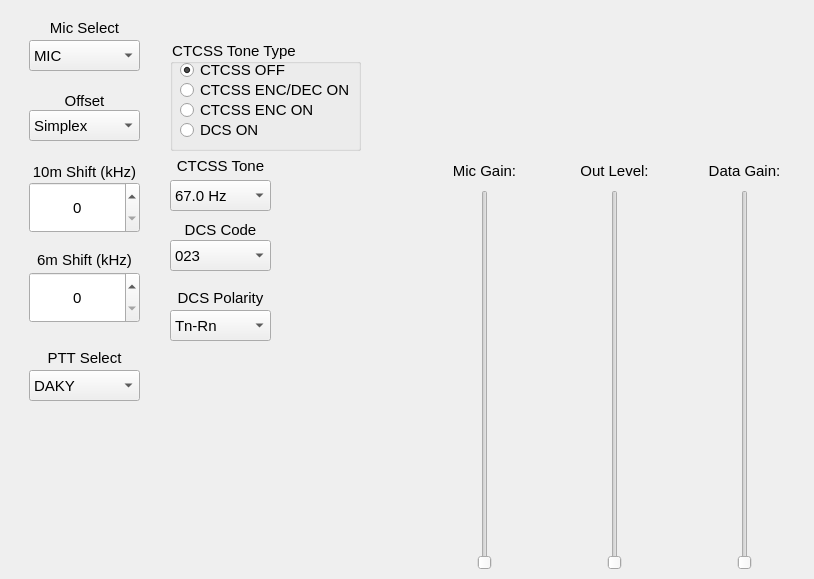
      <widget class="QWidget" name="FM">
       <property name="styleSheet">
        <string notr="true">QWidget{font: &quot;MS Shell Dlg 2&quot;; font-size: 15px}</string>
       </property>
       <attribute name="title">
        <string>FM</string>
       </attribute>
       <widget class="QLabel" name="lblFMMicSelect">
        <property name="geometry">
         <rect>
          <x>29</x>
          <y>17</y>
          <width>111</width>
          <height>21</height>
         </rect>
        </property>
        <property name="text">
         <string>Mic Select</string>
        </property>
        <property name="alignment">
         <set>Qt::AlignCenter</set>
        </property>
       </widget>
       <widget class="QComboBox" name="cbFMMicSelect">
        <property name="geometry">
         <rect>
          <x>29</x>
          <y>40</y>
          <width>111</width>
          <height>31</height>
         </rect>
        </property>
        <item>
         <property name="text">
          <string>MIC</string>
         </property>
        </item>
        <item>
         <property name="text">
          <string>REAR</string>
         </property>
        </item>
       </widget>
       <widget class="QSlider" name="lvlFMOut">
        <property name="geometry">
         <rect>
          <x>590</x>
          <y>190</y>
          <width>50</width>
          <height>380</height>
         </rect>
        </property>
        <property name="maximum">
         <number>100</number>
        </property>
        <property name="orientation">
         <enum>Qt::Vertical</enum>
        </property>
       </widget>
       <widget class="QLabel" name="lblFMOut">
        <property name="geometry">
         <rect>
          <x>559</x>
          <y>160</y>
          <width>111</width>
          <height>21</height>
         </rect>
        </property>
        <property name="text">
         <string>Out Level:</string>
        </property>
        <property name="alignment">
         <set>Qt::AlignCenter</set>
        </property>
       </widget>
       <widget class="QLabel" name="lblPktPttSelect">
        <property name="geometry">
         <rect>
          <x>29</x>
          <y>347</y>
          <width>111</width>
          <height>21</height>
         </rect>
        </property>
        <property name="text">
         <string>PTT Select</string>
        </property>
        <property name="alignment">
         <set>Qt::AlignCenter</set>
        </property>
       </widget>
       <widget class="QComboBox" name="cbPktPttSelect">
        <property name="geometry">
         <rect>
          <x>29</x>
          <y>370</y>
          <width>111</width>
          <height>31</height>
         </rect>
        </property>
        <item>
         <property name="text">
          <string>DAKY</string>
         </property>
        </item>
        <item>
         <property name="text">
          <string>RTS</string>
         </property>
        </item>
        <item>
         <property name="text">
          <string>DTR</string>
         </property>
        </item>
       </widget>
       <widget class="QSpinBox" name="sb28mhzShift">
        <property name="geometry">
         <rect>
          <x>29</x>
          <y>182</y>
          <width>111</width>
          <height>51</height>
         </rect>
        </property>
        <property name="alignment">
         <set>Qt::AlignCenter</set>
        </property>
        <property name="maximum">
         <number>1000</number>
        </property>
        <property name="singleStep">
         <number>10</number>
        </property>
       </widget>
       <widget class="QLabel" name="lbl28mhzShift">
        <property name="geometry">
         <rect>
          <x>29</x>
          <y>162</y>
          <width>111</width>
          <height>20</height>
         </rect>
        </property>
        <property name="text">
         <string>10m Shift (kHz)</string>
        </property>
        <property name="alignment">
         <set>Qt::AlignCenter</set>
        </property>
       </widget>
       <widget class="QLabel" name="lbl50mhzShift">
        <property name="geometry">
         <rect>
          <x>29</x>
          <y>250</y>
          <width>111</width>
          <height>20</height>
         </rect>
        </property>
        <property name="text">
         <string>6m Shift (kHz)</string>
        </property>
        <property name="alignment">
         <set>Qt::AlignCenter</set>
        </property>
       </widget>
       <widget class="QSpinBox" name="sb50mhzShift">
        <property name="geometry">
         <rect>
          <x>29</x>
          <y>272</y>
          <width>111</width>
          <height>51</height>
         </rect>
        </property>
        <property name="alignment">
         <set>Qt::AlignCenter</set>
        </property>
        <property name="maximum">
         <number>4000</number>
        </property>
        <property name="singleStep">
         <number>10</number>
        </property>
       </widget>
       <widget class="QComboBox" name="cbCTCSSTone">
        <property name="geometry">
         <rect>
          <x>170</x>
          <y>180</y>
          <width>101</width>
          <height>31</height>
         </rect>
        </property>
        <item>
         <property name="text">
          <string>67.0 Hz</string>
         </property>
        </item>
        <item>
         <property name="text">
          <string>69.3 Hz</string>
         </property>
        </item>
        <item>
         <property name="text">
          <string>71.9 Hz</string>
         </property>
        </item>
        <item>
         <property name="text">
          <string>74.4 Hz</string>
         </property>
        </item>
        <item>
         <property name="text">
          <string>77.0 Hz</string>
         </property>
        </item>
        <item>
         <property name="text">
          <string>79.7 Hz</string>
         </property>
        </item>
        <item>
         <property name="text">
          <string>82.5 Hz</string>
         </property>
        </item>
        <item>
         <property name="text">
          <string>85.4 Hz</string>
         </property>
        </item>
        <item>
         <property name="text">
          <string>88.5 Hz</string>
         </property>
        </item>
        <item>
         <property name="text">
          <string>91.5 Hz</string>
         </property>
        </item>
        <item>
         <property name="text">
          <string>94.8 Hz</string>
         </property>
        </item>
        <item>
         <property name="text">
          <string>97.4 Hz</string>
         </property>
        </item>
        <item>
         <property name="text">
          <string>100.0 Hz</string>
         </property>
        </item>
        <item>
         <property name="text">
          <string>103.5 Hz</string>
         </property>
        </item>
        <item>
         <property name="text">
          <string>107.2 Hz</string>
         </property>
        </item>
        <item>
         <property name="text">
          <string>110.9 Hz</string>
         </property>
        </item>
        <item>
         <property name="text">
          <string>114.8 Hz</string>
         </property>
        </item>
        <item>
         <property name="text">
          <string>118.8 Hz</string>
         </property>
        </item>
        <item>
         <property name="text">
          <string>123.0 Hz</string>
         </property>
        </item>
        <item>
         <property name="text">
          <string>127.3 Hz</string>
         </property>
        </item>
        <item>
         <property name="text">
          <string>131.8 Hz</string>
         </property>
        </item>
        <item>
         <property name="text">
          <string>136.5 Hz</string>
         </property>
        </item>
        <item>
         <property name="text">
          <string>141.3 Hz</string>
         </property>
        </item>
        <item>
         <property name="text">
          <string>146.2 Hz</string>
         </property>
        </item>
        <item>
         <property name="text">
          <string>151.4 Hz</string>
         </property>
        </item>
        <item>
         <property name="text">
          <string>156.7 Hz</string>
         </property>
        </item>
        <item>
         <property name="text">
          <string>159.8 Hz</string>
         </property>
        </item>
        <item>
         <property name="text">
          <string>162.2 Hz</string>
         </property>
        </item>
        <item>
         <property name="text">
          <string>165.5 Hz</string>
         </property>
        </item>
        <item>
         <property name="text">
          <string>167.9 Hz</string>
         </property>
        </item>
        <item>
         <property name="text">
          <string>171.3 Hz</string>
         </property>
        </item>
        <item>
         <property name="text">
          <string>173.8 Hz</string>
         </property>
        </item>
        <item>
         <property name="text">
          <string>177.3 Hz</string>
         </property>
        </item>
        <item>
         <property name="text">
          <string>179.9 Hz</string>
         </property>
        </item>
        <item>
         <property name="text">
          <string>183.5 Hz</string>
         </property>
        </item>
        <item>
         <property name="text">
          <string>186.2 Hz</string>
         </property>
        </item>
        <item>
         <property name="text">
          <string>189.9 Hz</string>
         </property>
        </item>
        <item>
         <property name="text">
          <string>192.8 Hz</string>
         </property>
        </item>
        <item>
         <property name="text">
          <string>196.6 Hz</string>
         </property>
        </item>
        <item>
         <property name="text">
          <string>199.5 Hz</string>
         </property>
        </item>
        <item>
         <property name="text">
          <string>203.5 Hz</string>
         </property>
        </item>
        <item>
         <property name="text">
          <string>206.5 Hz</string>
         </property>
        </item>
        <item>
         <property name="text">
          <string>210.7 Hz</string>
         </property>
        </item>
        <item>
         <property name="text">
          <string>218.1 Hz</string>
         </property>
        </item>
        <item>
         <property name="text">
          <string>225.7 Hz</string>
         </property>
        </item>
        <item>
         <property name="text">
          <string>229.1 Hz</string>
         </property>
        </item>
        <item>
         <property name="text">
          <string>233.6 Hz</string>
         </property>
        </item>
        <item>
         <property name="text">
          <string>241.8 Hz</string>
         </property>
        </item>
        <item>
         <property name="text">
          <string>250.3 Hz</string>
         </property>
        </item>
        <item>
         <property name="text">
          <string>254.1 Hz</string>
         </property>
        </item>
       </widget>
       <widget class="QLabel" name="label_7">
        <property name="geometry">
         <rect>
          <x>170</x>
          <y>155</y>
          <width>101</width>
          <height>21</height>
         </rect>
        </property>
        <property name="text">
         <string>CTCSS Tone</string>
        </property>
        <property name="alignment">
         <set>Qt::AlignCenter</set>
        </property>
       </widget>
       <widget class="QLabel" name="label_8">
        <property name="geometry">
         <rect>
          <x>170</x>
          <y>220</y>
          <width>101</width>
          <height>20</height>
         </rect>
        </property>
        <property name="text">
         <string>DCS Code</string>
        </property>
        <property name="alignment">
         <set>Qt::AlignCenter</set>
        </property>
       </widget>
       <widget class="QComboBox" name="cbDCSCode">
        <property name="geometry">
         <rect>
          <x>170</x>
          <y>240</y>
          <width>101</width>
          <height>31</height>
         </rect>
        </property>
        <item>
         <property name="text">
          <string>023</string>
         </property>
        </item>
        <item>
         <property name="text">
          <string>025</string>
         </property>
        </item>
        <item>
         <property name="text">
          <string>026</string>
         </property>
        </item>
        <item>
         <property name="text">
          <string>031</string>
         </property>
        </item>
        <item>
         <property name="text">
          <string>032</string>
         </property>
        </item>
        <item>
         <property name="text">
          <string>036</string>
         </property>
        </item>
        <item>
         <property name="text">
          <string>043</string>
         </property>
        </item>
        <item>
         <property name="text">
          <string>047</string>
         </property>
        </item>
        <item>
         <property name="text">
          <string>051</string>
         </property>
        </item>
        <item>
         <property name="text">
          <string>053</string>
         </property>
        </item>
        <item>
         <property name="text">
          <string>054</string>
         </property>
        </item>
        <item>
         <property name="text">
          <string>065</string>
         </property>
        </item>
        <item>
         <property name="text">
          <string>071</string>
         </property>
        </item>
        <item>
         <property name="text">
          <string>072</string>
         </property>
        </item>
        <item>
         <property name="text">
          <string>073</string>
         </property>
        </item>
        <item>
         <property name="text">
          <string>074</string>
         </property>
        </item>
        <item>
         <property name="text">
          <string>114</string>
         </property>
        </item>
        <item>
         <property name="text">
          <string>115</string>
         </property>
        </item>
        <item>
         <property name="text">
          <string>116</string>
         </property>
        </item>
        <item>
         <property name="text">
          <string>122</string>
         </property>
        </item>
        <item>
         <property name="text">
          <string>125</string>
         </property>
        </item>
        <item>
         <property name="text">
          <string>131</string>
         </property>
        </item>
        <item>
         <property name="text">
          <string>132</string>
         </property>
        </item>
        <item>
         <property name="text">
          <string>134</string>
         </property>
        </item>
        <item>
         <property name="text">
          <string>143</string>
         </property>
        </item>
        <item>
         <property name="text">
          <string>145</string>
         </property>
        </item>
        <item>
         <property name="text">
          <string>152</string>
         </property>
        </item>
        <item>
         <property name="text">
          <string>156</string>
         </property>
        </item>
        <item>
         <property name="text">
          <string>162</string>
         </property>
        </item>
        <item>
         <property name="text">
          <string>165</string>
         </property>
        </item>
        <item>
         <property name="text">
          <string>172</string>
         </property>
        </item>
        <item>
         <property name="text">
          <string>174</string>
         </property>
        </item>
        <item>
         <property name="text">
          <string>205</string>
         </property>
        </item>
        <item>
         <property name="text">
          <string>212</string>
         </property>
        </item>
        <item>
         <property name="text">
          <string>223</string>
         </property>
        </item>
        <item>
         <property name="text">
          <string>225</string>
         </property>
        </item>
        <item>
         <property name="text">
          <string>226</string>
         </property>
        </item>
        <item>
         <property name="text">
          <string>243</string>
         </property>
        </item>
        <item>
         <property name="text">
          <string>244</string>
         </property>
        </item>
        <item>
         <property name="text">
          <string>245</string>
         </property>
        </item>
        <item>
         <property name="text">
          <string>246</string>
         </property>
        </item>
        <item>
         <property name="text">
          <string>251</string>
         </property>
        </item>
        <item>
         <property name="text">
          <string>252</string>
         </property>
        </item>
        <item>
         <property name="text">
          <string>255</string>
         </property>
        </item>
        <item>
         <property name="text">
          <string>261</string>
         </property>
        </item>
        <item>
         <property name="text">
          <string>263</string>
         </property>
        </item>
        <item>
         <property name="text">
          <string>265</string>
         </property>
        </item>
        <item>
         <property name="text">
          <string>266</string>
         </property>
        </item>
        <item>
         <property name="text">
          <string>271</string>
         </property>
        </item>
        <item>
         <property name="text">
          <string>274</string>
         </property>
        </item>
        <item>
         <property name="text">
          <string>306</string>
         </property>
        </item>
        <item>
         <property name="text">
          <string>311</string>
         </property>
        </item>
        <item>
         <property name="text">
          <string>315</string>
         </property>
        </item>
        <item>
         <property name="text">
          <string>325</string>
         </property>
        </item>
        <item>
         <property name="text">
          <string>331</string>
         </property>
        </item>
        <item>
         <property name="text">
          <string>332</string>
         </property>
        </item>
        <item>
         <property name="text">
          <string>343</string>
         </property>
        </item>
        <item>
         <property name="text">
          <string>346</string>
         </property>
        </item>
        <item>
         <property name="text">
          <string>351</string>
         </property>
        </item>
        <item>
         <property name="text">
          <string>356</string>
         </property>
        </item>
        <item>
         <property name="text">
          <string>364</string>
         </property>
        </item>
        <item>
         <property name="text">
          <string>365</string>
         </property>
        </item>
        <item>
         <property name="text">
          <string>371</string>
         </property>
        </item>
        <item>
         <property name="text">
          <string>411</string>
         </property>
        </item>
        <item>
         <property name="text">
          <string>412</string>
         </property>
        </item>
        <item>
         <property name="text">
          <string>413</string>
         </property>
        </item>
        <item>
         <property name="text">
          <string>423</string>
         </property>
        </item>
        <item>
         <property name="text">
          <string>431</string>
         </property>
        </item>
        <item>
         <property name="text">
          <string>432</string>
         </property>
        </item>
        <item>
         <property name="text">
          <string>445</string>
         </property>
        </item>
        <item>
         <property name="text">
          <string>446</string>
         </property>
        </item>
        <item>
         <property name="text">
          <string>452</string>
         </property>
        </item>
        <item>
         <property name="text">
          <string>454</string>
         </property>
        </item>
        <item>
         <property name="text">
          <string>455</string>
         </property>
        </item>
        <item>
         <property name="text">
          <string>462</string>
         </property>
        </item>
        <item>
         <property name="text">
          <string>464</string>
         </property>
        </item>
        <item>
         <property name="text">
          <string>465</string>
         </property>
        </item>
        <item>
         <property name="text">
          <string>466</string>
         </property>
        </item>
        <item>
         <property name="text">
          <string>503</string>
         </property>
        </item>
        <item>
         <property name="text">
          <string>506</string>
         </property>
        </item>
        <item>
         <property name="text">
          <string>516</string>
         </property>
        </item>
        <item>
         <property name="text">
          <string>523</string>
         </property>
        </item>
        <item>
         <property name="text">
          <string>536</string>
         </property>
        </item>
        <item>
         <property name="text">
          <string>532</string>
         </property>
        </item>
        <item>
         <property name="text">
          <string>546</string>
         </property>
        </item>
        <item>
         <property name="text">
          <string>565</string>
         </property>
        </item>
        <item>
         <property name="text">
          <string>606</string>
         </property>
        </item>
        <item>
         <property name="text">
          <string>612</string>
         </property>
        </item>
        <item>
         <property name="text">
          <string>624</string>
         </property>
        </item>
        <item>
         <property name="text">
          <string>627</string>
         </property>
        </item>
        <item>
         <property name="text">
          <string>631</string>
         </property>
        </item>
        <item>
         <property name="text">
          <string>632</string>
         </property>
        </item>
        <item>
         <property name="text">
          <string>654</string>
         </property>
        </item>
        <item>
         <property name="text">
          <string>662</string>
         </property>
        </item>
        <item>
         <property name="text">
          <string>664</string>
         </property>
        </item>
        <item>
         <property name="text">
          <string>703</string>
         </property>
        </item>
        <item>
         <property name="text">
          <string>712</string>
         </property>
        </item>
        <item>
         <property name="text">
          <string>723</string>
         </property>
        </item>
        <item>
         <property name="text">
          <string>731</string>
         </property>
        </item>
        <item>
         <property name="text">
          <string>732</string>
         </property>
        </item>
        <item>
         <property name="text">
          <string>743</string>
         </property>
        </item>
        <item>
         <property name="text">
          <string>754</string>
         </property>
        </item>
       </widget>
       <widget class="QGroupBox" name="groupBox_16">
        <property name="geometry">
         <rect>
          <x>170</x>
          <y>40</y>
          <width>191</width>
          <height>111</height>
         </rect>
        </property>
        <property name="title">
         <string>CTCSS Tone Type</string>
        </property>
        <widget class="QRadioButton" name="rbCTCSSOFF">
         <property name="geometry">
          <rect>
           <x>10</x>
           <y>20</y>
           <width>121</width>
           <height>20</height>
          </rect>
         </property>
         <property name="text">
          <string>CTCSS OFF</string>
         </property>
         <property name="checked">
          <bool>true</bool>
         </property>
        </widget>
        <widget class="QRadioButton" name="rbCTCSSENCDECON">
         <property name="geometry">
          <rect>
           <x>10</x>
           <y>40</y>
           <width>171</width>
           <height>20</height>
          </rect>
         </property>
         <property name="text">
          <string>CTCSS ENC/DEC ON</string>
         </property>
        </widget>
        <widget class="QRadioButton" name="rbCTCSSENCON">
         <property name="geometry">
          <rect>
           <x>10</x>
           <y>60</y>
           <width>161</width>
           <height>20</height>
          </rect>
         </property>
         <property name="text">
          <string>CTCSS ENC ON</string>
         </property>
        </widget>
        <widget class="QRadioButton" name="rbDCSON">
         <property name="geometry">
          <rect>
           <x>10</x>
           <y>80</y>
           <width>151</width>
           <height>20</height>
          </rect>
         </property>
         <property name="text">
          <string>DCS ON</string>
         </property>
        </widget>
       </widget>
       <widget class="QComboBox" name="cbRepeaterOffset">
        <property name="geometry">
         <rect>
          <x>29</x>
          <y>110</y>
          <width>111</width>
          <height>31</height>
         </rect>
        </property>
        <item>
         <property name="text">
          <string>Simplex</string>
         </property>
        </item>
        <item>
         <property name="text">
          <string>Plus Shift</string>
         </property>
        </item>
        <item>
         <property name="text">
          <string>Minus Shift</string>
         </property>
        </item>
       </widget>
       <widget class="QLabel" name="lblRepeaterShift">
        <property name="geometry">
         <rect>
          <x>29</x>
          <y>90</y>
          <width>111</width>
          <height>21</height>
         </rect>
        </property>
        <property name="text">
         <string>Offset</string>
        </property>
        <property name="alignment">
         <set>Qt::AlignCenter</set>
        </property>
       </widget>
       <widget class="QLabel" name="lblFMMicGain">
        <property name="geometry">
         <rect>
          <x>424</x>
          <y>160</y>
          <width>121</width>
          <height>21</height>
         </rect>
        </property>
        <property name="text">
         <string>Mic Gain:</string>
        </property>
        <property name="alignment">
         <set>Qt::AlignCenter</set>
        </property>
       </widget>
       <widget class="QSlider" name="lvlFMMicGain">
        <property name="geometry">
         <rect>
          <x>460</x>
          <y>190</y>
          <width>50</width>
          <height>380</height>
         </rect>
        </property>
        <property name="maximum">
         <number>100</number>
        </property>
        <property name="orientation">
         <enum>Qt::Vertical</enum>
        </property>
       </widget>
       <widget class="QLabel" name="lbldcsPolarit">
        <property name="geometry">
         <rect>
          <x>170</x>
          <y>287</y>
          <width>101</width>
          <height>21</height>
         </rect>
        </property>
        <property name="text">
         <string>DCS Polarity</string>
        </property>
        <property name="alignment">
         <set>Qt::AlignCenter</set>
        </property>
       </widget>
       <widget class="QComboBox" name="cbDCSPolarity">
        <property name="geometry">
         <rect>
          <x>170</x>
          <y>310</y>
          <width>101</width>
          <height>31</height>
         </rect>
        </property>
        <item>
         <property name="text">
          <string>Tn-Rn</string>
         </property>
        </item>
        <item>
         <property name="text">
          <string>Tn-Riv</string>
         </property>
        </item>
        <item>
         <property name="text">
          <string>Tiv-Rn</string>
         </property>
        </item>
        <item>
         <property name="text">
          <string>Tiv-Riv</string>
         </property>
        </item>
       </widget>
       <widget class="QLabel" name="lblFMDataGain">
        <property name="geometry">
         <rect>
          <x>684</x>
          <y>160</y>
          <width>121</width>
          <height>21</height>
         </rect>
        </property>
        <property name="text">
         <string>Data Gain:</string>
        </property>
        <property name="alignment">
         <set>Qt::AlignCenter</set>
        </property>
       </widget>
       <widget class="QSlider" name="lvlFMDataGain">
        <property name="geometry">
         <rect>
          <x>720</x>
          <y>190</y>
          <width>50</width>
          <height>380</height>
         </rect>
        </property>
        <property name="maximum">
         <number>100</number>
        </property>
        <property name="orientation">
         <enum>Qt::Vertical</enum>
        </property>
       </widget>
      </widget>
